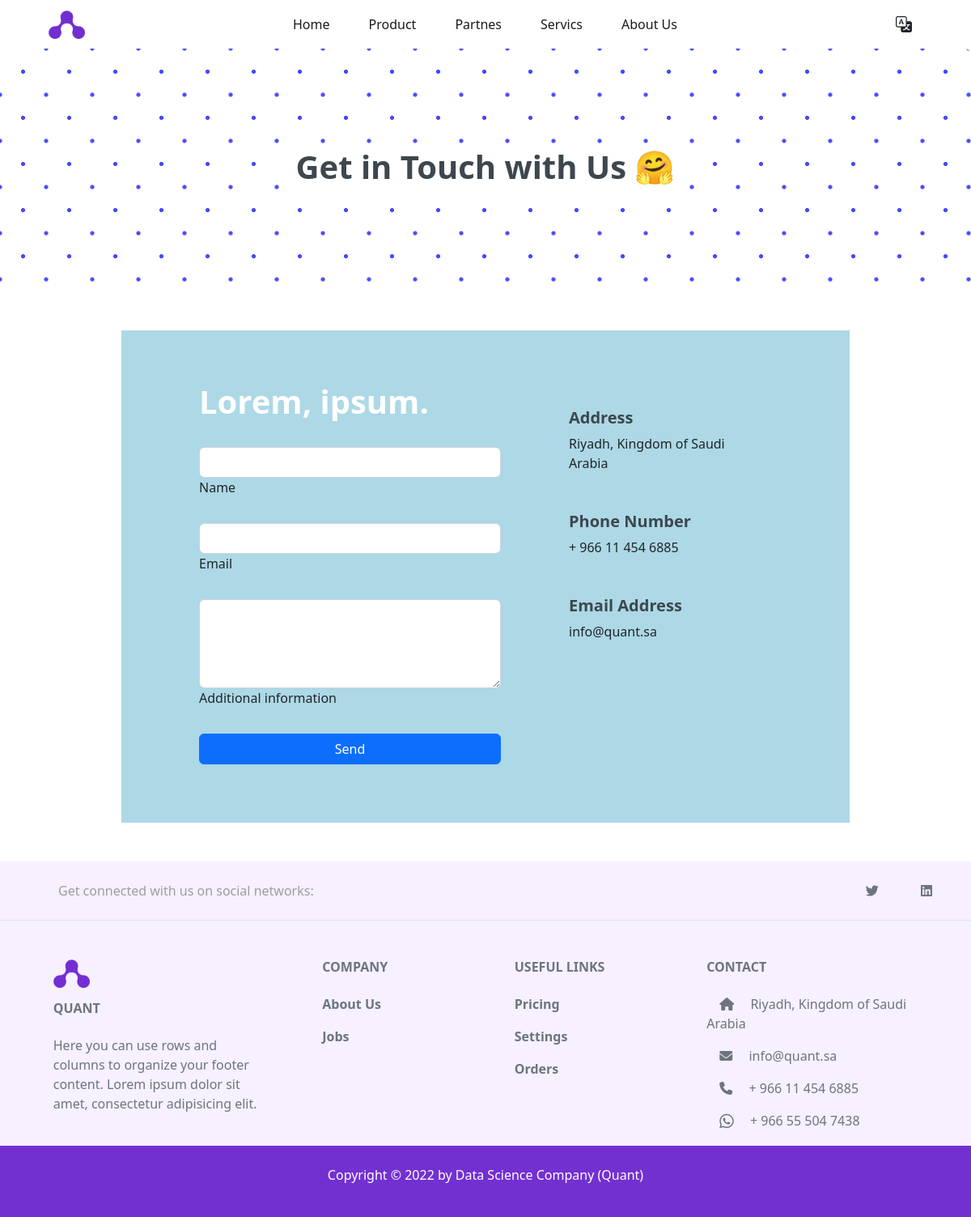
The page /contact-us/ on the database its author committed.
### contactUs/models.py (models this page shows, shortened)
class Info(models.Model):
    place = models.CharField(max_length=50)
    phone = models.CharField(max_length=20)
    email = models.EmailField(max_length=100)
    class Meta:
        verbose_name = 'Info'
        verbose_name_plural = 'Infos'

### contactUs/views.py (the view)
# urls.py: path('' , views.sendMessage, name="sendMessage"),
def sendMessage(request):
    myInfo = Info.objects.first()
    if request.method == 'POST':
        subject = request.POST['subject']
        email = request.POST['email']
        message = request.POST['message']
        send_mail(
            subject,
            message,
            settings.EMAIL_HOST_USER, # from
            [email], # to
            fail_silently=False,
         )
        return render(request, 'contact/contact.html', {'subject' : subject})
    else:
        return render(request, 'contact/contact.html', {'myInfo' : myInfo})

### contactUs/templates/contact/contact.html (shortened to what this page needs)
{% extends 'base.html' %}
{% block jumbotron %}
<section>
  <div class="jumbotron p-5 text-center bg-image rounded-3">
    <div class="d-flex justify-content-center align-items-center h-100">
      <div class="titlteContactUs">
        <h1 class="fw-bold">Get in Touch with Us 🤗</h1>
      </div>
    </div>
  </div>
</section>
{% endblock jumbotron %}
{% block body %}
<section>
    <div class="formContactUs row container mx-auto p-sm-5 m-5">
        <div class="col-sm-7 px-sm-5">
            {% if subject %}
            <div>
              <h2>Thank {{subject}}!</h2>
              <p>We received your email and will respond shortly..🥰</p>
            </div>
            {% else %}
            <div>
              <h1 class="fw-bold py-3 text-white">Lorem, ipsum.</h1>
            </div>
            <form method = "POST">
                <div class="row mb-4 pt-2">
                  <div class="col">
                    <div class="form-outline">
                      <input type="text" name= "subject" id="subject"  class="form-control" />
                      <label class="form-label"  for="form6Example1">Name</label>
                    </div>
                  </div>
                </div>
                <div class="form-outline mb-4">
                  <input type="email" name= "email" id="email" class="form-control" />
                  <label class="form-label"  for="form6Example5">Email</label>
                </div>
                <div class="form-outline mb-4">
                  <textarea class="form-control" name= "message" id="message" rows="4"></textarea>
                  <label class="form-label"  for="form6Example7">Additional information</label>
                </div>
                <button type="submit" class="btn btn-primary btn-block mb-4">Send</button>
              </form>
            </div>
        <div class="col-sm-4">
            <div class="d-flex pt-5 pb-3">
                <div class="px-sm-4 w-100">
                    <h5 class="fw-bold">Address</h5>
                    <p>{{myInfo.place}}</p>
                </div>
            </div>
            <div class="d-flex py-3">
                <div class="px-sm-4 w-100">
                    <h5 class="fw-bold">Phone Number</h5>
                    <p>{{myInfo.phone}}</p>
                </div>
            </div>
            <div class="d-flex py-3">
                <div class="px-sm-4 w-100">
                    <h5 class="fw-bold">Email Address</h5>
                    <p>{{myInfo.email}}</p>
                </div>
            </div>
        </div>
        {% endif %}
    </div>
</section>
{% endblock body %}

### static/css/contactUs.css (style rules this page uses)
.jumbotron { height: 300px; background-image: radial-gradient(#474bff 2.5px, transparent 2.5px), radial-gradient(#474bff 2.5px, transparent 2.5px); background-position: 0 0, 28.5px 28.5px; background-color: white; background-size: 57px 57px; }
.titlteContactUs { background-color: white; }
.formContactUs { width: 75%; background-color: lightblue; }

### static/css/partiners.css (style rules this page uses)
.row { overflow: hidden; }

### static/css/style.css (style rules this page uses)
:root { --btn-color: #302AE6; --secondary-color: #536390; --hover-color: #302AE6; --font-color: #3D474D; --bg-color: #fff; --heading-color: #959CA0; }
html { scroll-behavior: smooth; }
h1, h2, h3, h5 { color: var(--font-color); }

### rows shown on the page
Info: place "Riyadh, Kingdom of Saudi Arabia", phone "+ 966 11 454 6885", email "info@quant.sa"
